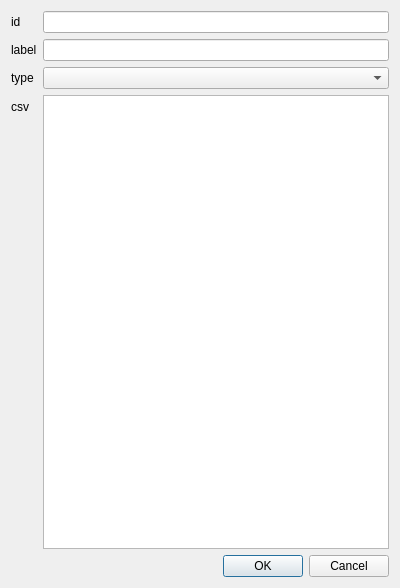
<?xml version="1.0" encoding="UTF-8"?>
<ui version="4.0">
 <class>Dialog</class>
 <widget class="QDialog" name="Dialog">
  <property name="geometry">
   <rect>
    <x>0</x>
    <y>0</y>
    <width>400</width>
    <height>588</height>
   </rect>
  </property>
  <property name="windowTitle">
   <string>Diurnal Profile</string>
  </property>
  <layout class="QVBoxLayout" name="verticalLayout">
   <item>
    <layout class="QFormLayout" name="formLayout">
     <item row="0" column="0">
      <widget class="QLabel" name="label_id">
       <property name="text">
        <string>id</string>
       </property>
      </widget>
     </item>
     <item row="0" column="1">
      <widget class="QLineEdit" name="lineEdit_id"/>
     </item>
     <item row="1" column="0">
      <widget class="QLabel" name="label_label">
       <property name="text">
        <string>label</string>
       </property>
      </widget>
     </item>
     <item row="1" column="1">
      <widget class="QLineEdit" name="lineEdit_label"/>
     </item>
     <item row="3" column="0">
      <widget class="QLabel" name="label_csv">
       <property name="toolTip">
        <string>&lt;html&gt;&lt;head/&gt;&lt;body&gt;&lt;p&gt;Insert 24 rows of 3 semicolon separated values for each hour on weekdays, Satudays and Sundays.&lt;/p&gt;&lt;/body&gt;&lt;/html&gt;</string>
       </property>
       <property name="text">
        <string>csv</string>
       </property>
      </widget>
     </item>
     <item row="3" column="1">
      <widget class="QPlainTextEdit" name="plainTextEdit_csv"/>
     </item>
     <item row="2" column="0">
      <widget class="QLabel" name="label_custom_type">
       <property name="text">
        <string>type</string>
       </property>
      </widget>
     </item>
     <item row="2" column="1">
      <widget class="QComboBox" name="combo_custom_type"/>
     </item>
    </layout>
   </item>
   <item>
    <widget class="QDialogButtonBox" name="buttonBox">
     <property name="orientation">
      <enum>Qt::Horizontal</enum>
     </property>
     <property name="standardButtons">
      <set>QDialogButtonBox::Cancel|QDialogButtonBox::Ok</set>
     </property>
    </widget>
   </item>
  </layout>
 </widget>
 <resources/>
 <connections>
  <connection>
   <sender>buttonBox</sender>
   <signal>accepted()</signal>
   <receiver>Dialog</receiver>
   <slot>accept()</slot>
   <hints>
    <hint type="sourcelabel">
     <x>248</x>
     <y>254</y>
    </hint>
    <hint type="destinationlabel">
     <x>157</x>
     <y>274</y>
    </hint>
   </hints>
  </connection>
  <connection>
   <sender>buttonBox</sender>
   <signal>rejected()</signal>
   <receiver>Dialog</receiver>
   <slot>reject()</slot>
   <hints>
    <hint type="sourcelabel">
     <x>316</x>
     <y>260</y>
    </hint>
    <hint type="destinationlabel">
     <x>286</x>
     <y>274</y>
    </hint>
   </hints>
  </connection>
 </connections>
</ui>
